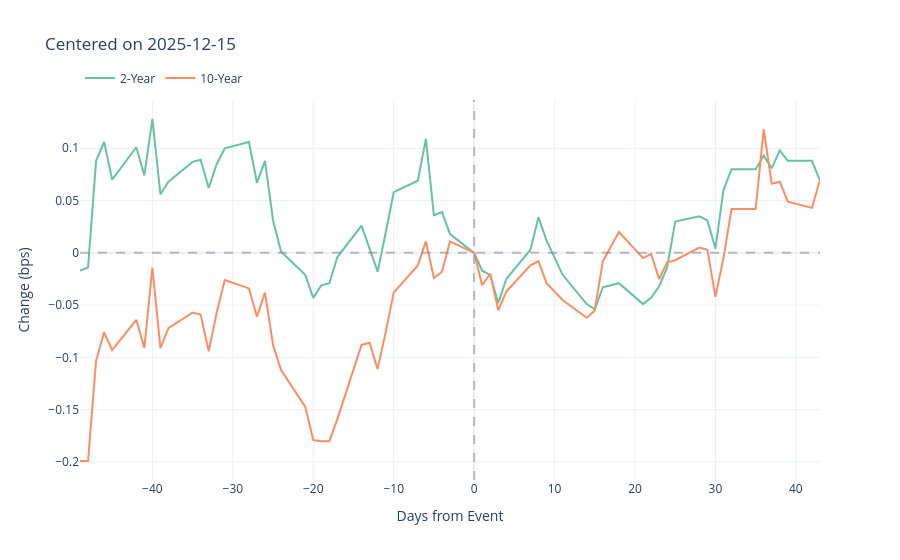

Notebook cell for this chart:
### Code cell
v = Viz()
v.centered_chart(df, center_date='2025-12-15', window=50, cols=['2-Year', '10-Year'])

### Figure 1 — Plotly figure (JSON) as saved in the notebook; plotly's stock layout.template omitted (floating-point values rounded to 4 significant figures)
{"data": [{"line": {"color": "rgb(102,194,165)", "width": 2}, "mode": "lines", "name": "2-Year", "type": "scatter", "x": [-49, -48, -47, -46, -45, -42, -41, -40, -39, -38, -35, -34, -33, -32, -31, -28, -27, -26, -25, -24, -21, -20, -19, -18, -17, -14, -13, -12, -11, -10, -7, -6, -5, -4, -3, 0, 1, 2, 3, 4, 7, 8, 9, 11, 14, 15, 16, 18, 21, 22, 23, 24, 25, 28, 29, 30, 31, 32, 35, 36, 37, 38, 39, 42, 43], "y": [-0.017, -0.014, 0.088, 0.106, 0.07, 0.101, 0.074, 0.128, 0.056, 0.068, 0.087, 0.089, 0.062, 0.085, 0.1, 0.106, 0.067, 0.088, 0.031, 0.001, -0.021, -0.043, -0.031, -0.029, -0.004, 0.026, 0.004, -0.018, 0.019, 0.058, 0.069, 0.109, 0.036, 0.039, 0.018, 0.0, -0.017, -0.021, -0.048, -0.025, 0.003, 0.034, 0.012, -0.021, -0.049, -0.054, -0.033, -0.029, -0.049, -0.043, -0.032, -0.014, 0.03, 0.035, 0.031, 0.004, 0.06, 0.08, 0.08, 0.093, 0.081, 0.098, 0.088, 0.088, 0.069]}, {"line": {"color": "rgb(252,141,98)", "width": 2}, "mode": "lines", "name": "10-Year", "type": "scatter", "x": [-49, -48, -47, -46, -45, -42, -41, -40, -39, -38, -35, -34, -33, -32, -31, -28, -27, -26, -25, -24, -21, -20, -19, -18, -17, -14, -13, -12, -11, -10, -7, -6, -5, -4, -3, 0, 1, 2, 3, 4, 7, 8, 9, 11, 14, 15, 16, 18, 21, 22, 23, 24, 25, 28, 29, 30, 31, 32, 35, 36, 37, 38, 39, 42, 43], "y": [-0.199, -0.199, -0.103, -0.076, -0.093, -0.064, -0.091, -0.014, -0.091, -0.072, -0.057, -0.059, -0.094, -0.057, -0.026, -0.034, -0.061, -0.038, -0.088, -0.112, -0.147, -0.179, -0.18, -0.18, -0.159, -0.088, -0.086, -0.111, -0.076, -0.038, -0.012, 0.011, -0.024, -0.018, 0.011, 0.0, -0.031, -0.02, -0.055, -0.037, -0.012, -0.008, -0.029, -0.045, -0.062, -0.055, -0.008, 0.02, -0.005, -0.001, -0.025, -0.009, -0.007, 0.005, 0.003, -0.042, -0.005, 0.042, 0.042, 0.118, 0.066, 0.068, 0.049, 0.043, 0.07]}], "layout": {"hovermode": "x unified", "legend": {"orientation": "h", "y": 1.02, "yanchor": "bottom"}, "shapes": [{"line": {"color": "gray", "dash": "dash"}, "opacity": 0.5, "type": "line", "x0": 0, "x1": 0, "xref": "x", "y0": 0, "y1": 1, "yref": "y domain"}, {"line": {"color": "gray", "dash": "dash"}, "opacity": 0.5, "type": "line", "x0": 0, "x1": 1, "xref": "x domain", "y0": 0, "y1": 0, "yref": "y"}], "title": {"text": "Centered on 2025-12-15"}, "xaxis": {"title": {"text": "Days from Event"}}, "yaxis": {"title": {"text": "Change (bps)"}}}}
